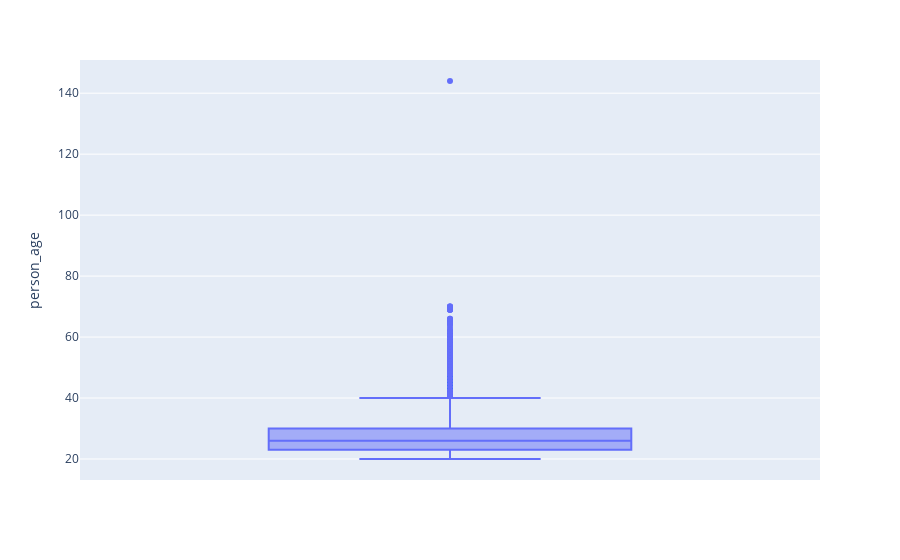
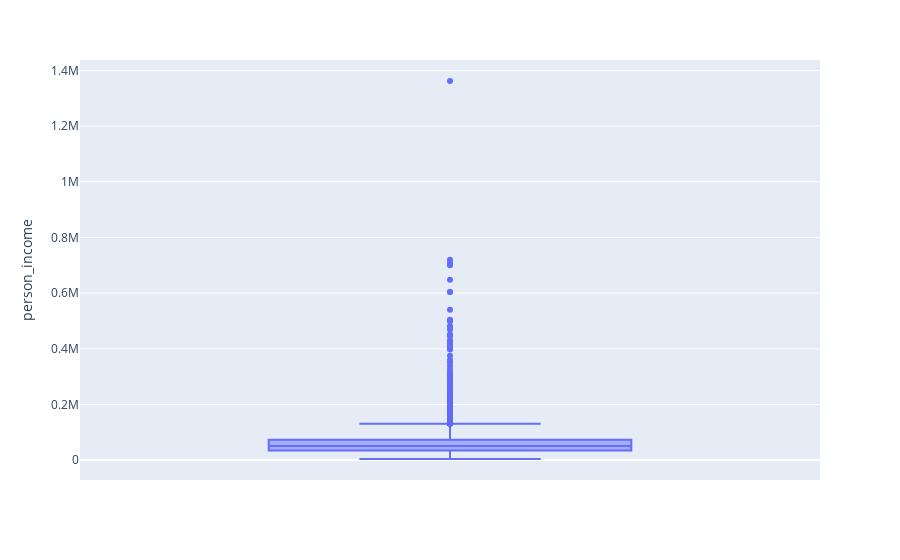
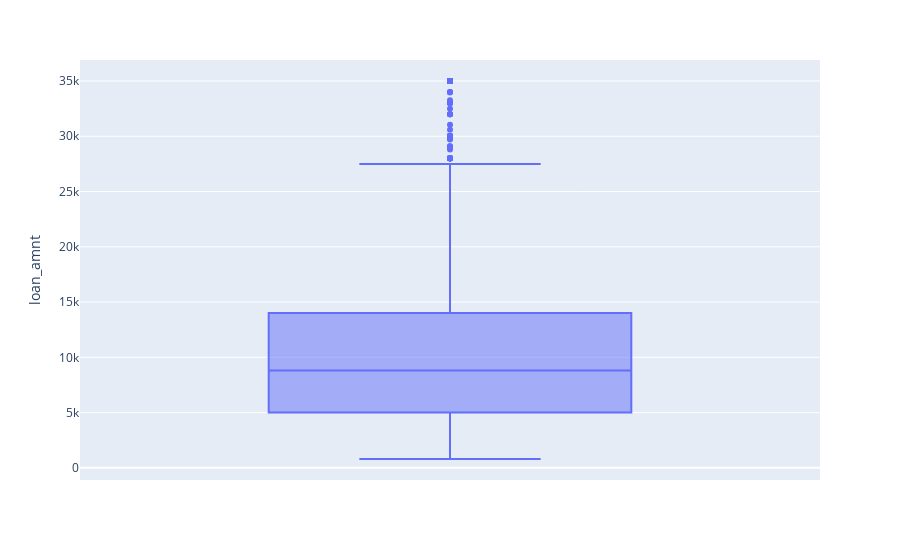
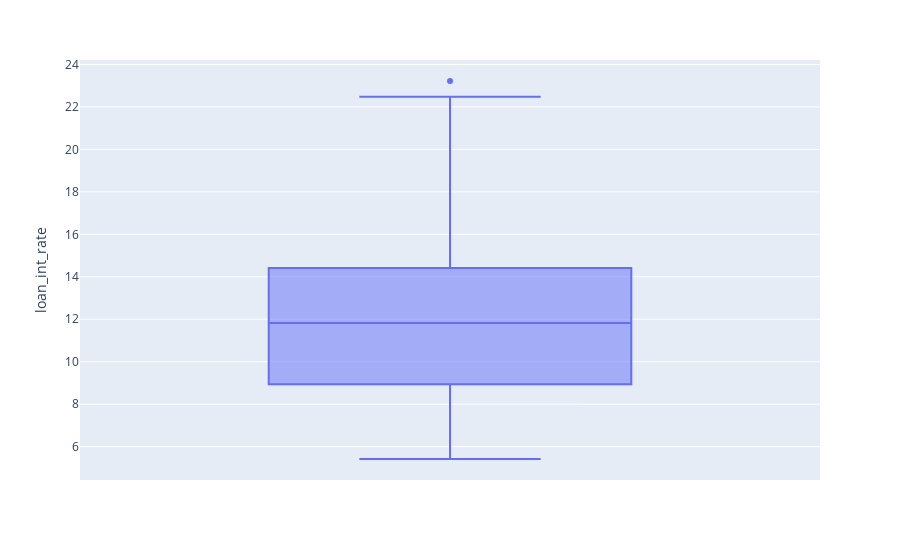

Source (notebook cell) for these figures, in order:
### Markdown cell above
## 3 use cases with plotly express

a) create a simple graph with 1 or 2 dimensions

b) add more dimensions to the graph using facets & color

c) multiple graphs using a loop

### Code cell
for col in real_value_columns:  
    fig = pe.box(y=col, data_frame=df)
    display(fig)

### Figure 1 — Plotly figure (JSON) as saved in the notebook; plotly's stock layout.template omitted (floating-point values rounded to 4 significant figures; data arrays with more than 128 entries replaced by an {"elided": "..."} marker saying what was removed)
{"data": [{"alignmentgroup": "True", "hovertemplate": "person_age=%{y}<extra></extra>", "legendgroup": "", "marker": {"color": "#636efa"}, "name": "", "notched": false, "offsetgroup": "", "orientation": "v", "showlegend": false, "type": "box", "x0": " ", "xaxis": "x", "y": {"elided": "12406 int values"}, "y0": " ", "yaxis": "y"}], "layout": {"boxmode": "group", "legend": {"tracegroupgap": 0}, "margin": {"t": 60}, "xaxis": {"anchor": "y", "domain": [0, 1]}, "yaxis": {"anchor": "x", "domain": [0, 1], "title": {"text": "person_age"}}}}

### Figure 2 — Plotly figure (JSON) as saved in the notebook; plotly's stock layout.template omitted (floating-point values rounded to 4 significant figures; data arrays with more than 128 entries replaced by an {"elided": "..."} marker saying what was removed)
{"data": [{"alignmentgroup": "True", "hovertemplate": "person_income=%{y}<extra></extra>", "legendgroup": "", "marker": {"color": "#636efa"}, "name": "", "notched": false, "offsetgroup": "", "orientation": "v", "showlegend": false, "type": "box", "x0": " ", "xaxis": "x", "y": {"elided": "12406 int values"}, "y0": " ", "yaxis": "y"}], "layout": {"boxmode": "group", "legend": {"tracegroupgap": 0}, "margin": {"t": 60}, "xaxis": {"anchor": "y", "domain": [0, 1]}, "yaxis": {"anchor": "x", "domain": [0, 1], "title": {"text": "person_income"}}}}

### Figure 3 — Plotly figure (JSON) as saved in the notebook; plotly's stock layout.template omitted (floating-point values rounded to 4 significant figures; data arrays with more than 128 entries replaced by an {"elided": "..."} marker saying what was removed)
{"data": [{"alignmentgroup": "True", "hovertemplate": "loan_amnt=%{y}<extra></extra>", "legendgroup": "", "marker": {"color": "#636efa"}, "name": "", "notched": false, "offsetgroup": "", "orientation": "v", "showlegend": false, "type": "box", "x0": " ", "xaxis": "x", "y": {"elided": "12406 int values"}, "y0": " ", "yaxis": "y"}], "layout": {"boxmode": "group", "legend": {"tracegroupgap": 0}, "margin": {"t": 60}, "xaxis": {"anchor": "y", "domain": [0, 1]}, "yaxis": {"anchor": "x", "domain": [0, 1], "title": {"text": "loan_amnt"}}}}

### Figure 4 — Plotly figure (JSON) as saved in the notebook; plotly's stock layout.template omitted (floating-point values rounded to 4 significant figures; data arrays with more than 128 entries replaced by an {"elided": "..."} marker saying what was removed)
{"data": [{"alignmentgroup": "True", "hovertemplate": "loan_int_rate=%{y}<extra></extra>", "legendgroup": "", "marker": {"color": "#636efa"}, "name": "", "notched": false, "offsetgroup": "", "orientation": "v", "showlegend": false, "type": "box", "x0": " ", "xaxis": "x", "y": {"elided": "12406 float values"}, "y0": " ", "yaxis": "y"}], "layout": {"boxmode": "group", "legend": {"tracegroupgap": 0}, "margin": {"t": 60}, "xaxis": {"anchor": "y", "domain": [0, 1]}, "yaxis": {"anchor": "x", "domain": [0, 1], "title": {"text": "loan_int_rate"}}}}
